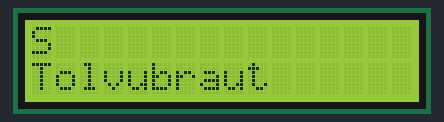
Simulated run of this sketch. Board: Arduino Uno, built with avr-gcc and run on an emulated ATmega328P. Parts: 16×2 character LCD.

Above: at 0.1 s.
At 1.1 s:
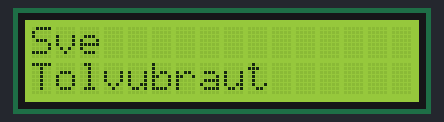
At 1.6 s:
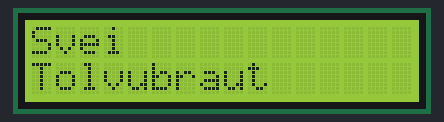
At 2.6 s:
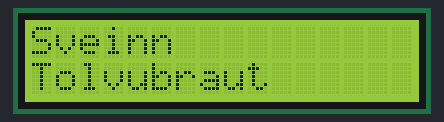
At 4.1 s:
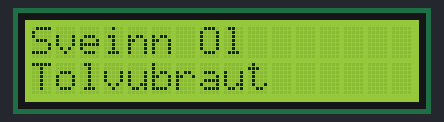
At 5.6 s:
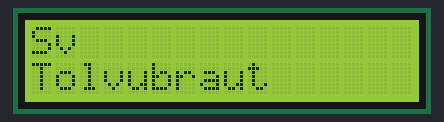

The sketch:

LCD.ino
```cpp
// include the library code:
#include <LiquidCrystal.h>

// Creates an LCD object. Parameters: (rs, enable, d4, d5, d6, d7)
LiquidCrystal lcd(12, 11, 5, 4, 3, 2);
char nafn[10] = {'S', 'v', 'e', 'i', 'n', 'n',' ', 'O', 'l', 'i'};


void setup()
{
  // set up the LCD's number of columns and rows:
  lcd.begin(16,2);

  // Clears the LCD screen
  lcd.clear();
}

void loop()
{
  // Print a message to the LCD.
  lcd.setCursor(0, 1);
  lcd.print("Tolvubraut");

   lcd.setCursor(0, 0);
  for (int i=0; i<sizeof nafn/sizeof nafn[0]; i++) {
    lcd.print(nafn[i]);
    delay(500);
  }
  lcd.clear();


  // set the cursor to column 0, line 1
  // (note: line 1 is the second row, since counting begins with 0):

}
```

Measured:
- by itself, everything shown: repeats every 5.0 s, in 10 steps
- what the display in image 1 shows lasts 0.5 s, from 1.1 s to 1.6 s
- what the display in image 3 shows lasts 1.0 s, from 2.6 s to 3.6 s
